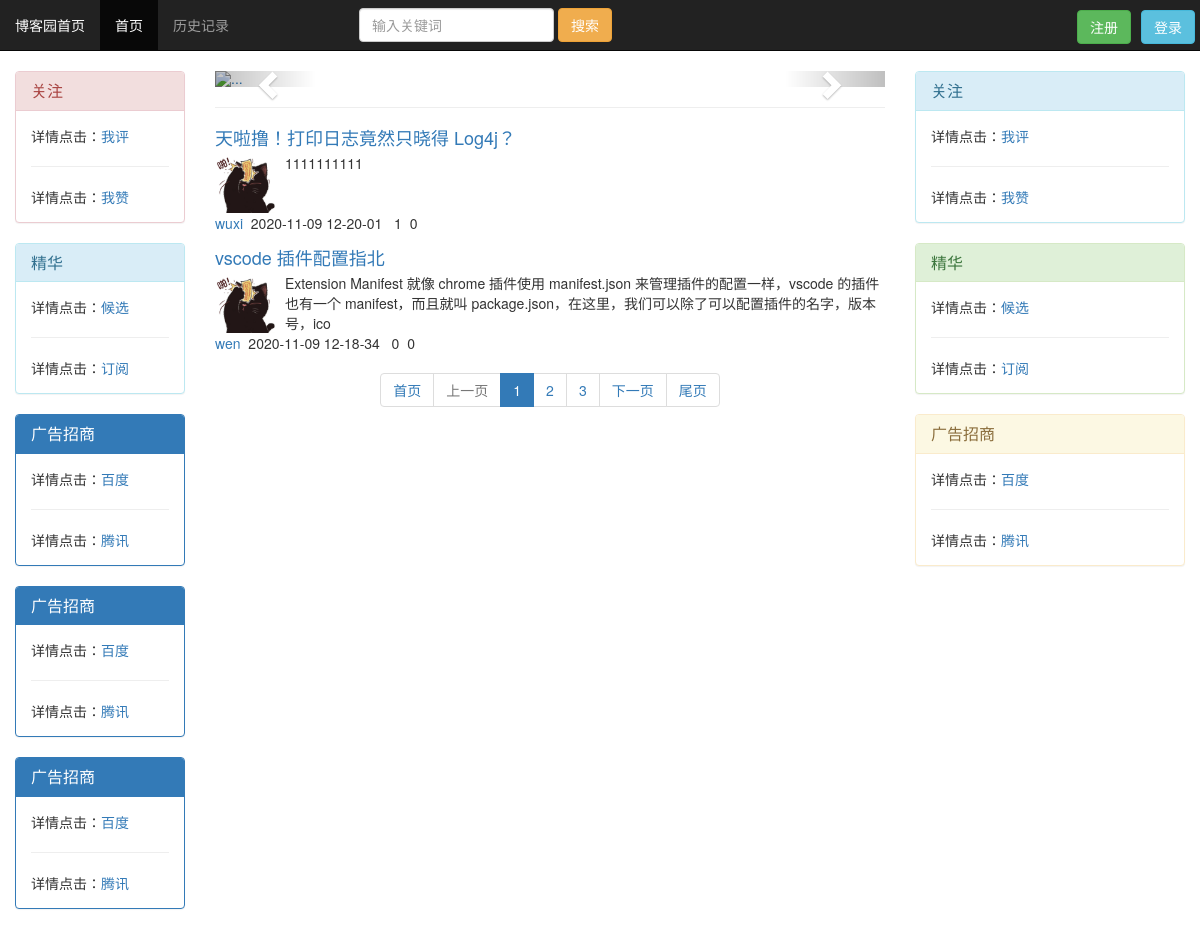
/home/, run on the app's committed database.
### blog/models.py (models this page shows, shortened)
class Article(models.Model):
    name = models.CharField(max_length=32, verbose_name='文章名称')
    description = models.CharField(max_length=128, verbose_name='文章描述')
    content = models.TextField(verbose_name='文章内容')
    create_time = models.DateTimeField(auto_now_add=True, null=True)
    up_num = models.IntegerField(verbose_name='点赞数', default=0)
    down_num = models.IntegerField(verbose_name='点踩数', default=0)
    commit_num = models.IntegerField(verbose_name='评论数', default=0)
    blog = models.ForeignKey(to='Blog', verbose_name='关联博客', on_delete=models.CASCADE, null=True)
    category = models.ForeignKey(to='Category', verbose_name='关联分类', on_delete=models.CASCADE)
    tag = models.ManyToManyField(to='Tag', verbose_name='关联标签')

class User(AbstractUser):
    phone = models.CharField(max_length=15, verbose_name='电话号码')
    head = models.FileField(default='head/default.png', upload_to='head/', verbose_name='头像')
    blog = models.OneToOneField(to='Blog', verbose_name='关联博客', on_delete=models.CASCADE, null=True)

### blog/views.py (the view)
# urls.py: 2. Add a URL to urlpatterns:  path('', views.home, name='home')
def home(request):
    if request.method == 'GET':
        ll = [{'url': 'http://www.baidu.com',
               'img_url': '/static/img/banner1.jpg',
               'message': '火热广告招商'},
              {'url': 'http://www.bilibili.com',
               'img_url': '/static/img/banner2.jpg',
               'message': '体验游戏人生'},
              {'url': 'http://www.xiaomi.com',
               'img_url': '/static/img/banner3.jpg',
               'message': '点我有你好看'},
              ]
        article_list = models.Article.objects.all().order_by('-create_time')
        current_page = request.GET.get('page', 1)
        all_count = article_list.count()
        page_obj = utils.Pagination(current_page=current_page, all_count=all_count, per_page_num=2)
        page_queryset = article_list[page_obj.start:page_obj.end]
        return render(request, 'home.html', {'page_obj': page_obj, 'page_queryset': page_queryset, 'll': ll})

### blog/utils.py (called while the page is built)
    @property
    def start(self):
        return (self.current_page - 1) * self.per_page_num

    @property
    def end(self):
        return self.current_page * self.per_page_num

### templates/home.html (shortened to what this page needs)
<!DOCTYPE html>
<html lang="en">
<head>
    {% load static %}
    <link href="{% static 'bootstrap/css/bootstrap.min.css' %}" rel="stylesheet">
</head>
<body>
<div class="navbar-wrapper">
    <div class="">
        <nav class="navbar navbar-inverse navbar-static-top">
            <div id="navbar" class="navbar-collapse collapse">
                <ul class="nav navbar-nav">
                    <li><a href="#">博客园首页</a></li>
                    <li class="active"><a href="/home/">首页</a></li>
                    <li><a href="#">历史记录</a></li>
                    <li style="margin-left: 100px">
                        <form class="navbar-form navbar-left" role="search">
                            <div class="form-group">
                                <input type="text" class="form-control" placeholder="输入关键词">
                            </div>
                            <button type="submit" class="btn btn-default btn-warning">搜索</button>
                        </form>
                    </li>
                    {% if request.user.is_authenticated %}
                        <li>
                            <button type="button" class="btn btn-primary" data-toggle="modal"
                                    style="margin-top: 10px;margin-left: 450px"
                                    data-target="#exampleModal" data-whatever="@mdo">修改密码
                            </button>
                        </li>
                        <li>
                            <button id="logout" type="button" class="btn btn-info"
                                    style="margin-top: 10px;margin-left: 10px">注销
                            </button>
                        </li>
                        <li>
                            <button id="backend" type="button" class="btn btn-success"
                                    style="margin-top: 10px;margin-left: 10px">后台管理
                            </button>
                        </li>
                    {% else %}
                        <li>
                            <button id="register" type="button" class="btn btn-success"
                                    style="margin-top: 10px;margin-left: 450px">注册
                            </button>
                        </li>
                        <li>
                            <button id="login" type="button" class="btn btn-info"
                                    style="margin-top: 10px;margin-left: 10px">登录
                            </button>
                        </li>
                    {% endif %}
                </ul>
            </div>
        </nav>
    </div>
</div>
<div class="container-fluid">
    <div class="row">
        <div class="col-md-2" id="blog_right">
            <div class="panel panel-danger">
                <div class="panel-heading">
                    <h3 class="panel-title">关注</h3>
                </div>
                <div class="panel-body">
                    详情点击：<a href="">我评</a>
                    <hr>
                    详情点击：<a href="">我赞</a>
                </div>
            </div>
            <div class="panel panel-info">
                <div class="panel-heading">
                    <h3 class="panel-title">精华</h3>
                </div>
                <div class="panel-body">
                    详情点击：<a href="">候选</a>
                    <hr>
                    详情点击：<a href="">订阅</a>
                </div>
            </div>
            <div class="panel panel-primary">
                <div class="panel-heading">
                    <h3 class="panel-title">广告招商</h3>
                </div>
                <div class="panel-body">
                    详情点击：<a href="">百度</a>
                    <hr>
                    详情点击：<a href="">腾讯</a>
                </div>
            </div>
            <div class="panel panel-primary">
                <div class="panel-heading">
                    <h3 class="panel-title">广告招商</h3>
                </div>
                <div class="panel-body">
                    详情点击：<a href="">百度</a>
                    <hr>
                    详情点击：<a href="">腾讯</a>
                </div>
            </div>
            <div class="panel panel-primary">
                <div class="panel-heading">
                    <h3 class="panel-title">广告招商</h3>
                </div>
                <div class="panel-body">
                    详情点击：<a href="">百度</a>
                    <hr>
                    详情点击：<a href="">腾讯</a>
                </div>
            </div>
        </div>
        <div class="col-md-7" id="blog_middle">
            <div class="lbt">
                <div id="carousel-example-generic" class="carousel slide" data-ride="carousel">
                    <ol class="carousel-indicators">
                    </ol>
                    <div class="carousel-inner" role="listbox">
                        <div class="item active">
                            <a href="{{ ll.0.url }}" class="a"><img
                                    src="{{ ll.0.img_url }}"
                                    alt="..." class="img"></a>
                        </div>
                    </div>
                    <a class="left carousel-control" href="#carousel-example-generic" role="button"
                       data-slide="prev">
                        <span class="glyphicon glyphicon-chevron-left" aria-hidden="true"></span>
                    </a>
                    <a class="right carousel-control" href="#carousel-example-generic" role="button"
                       data-slide="next">
                        <span class="glyphicon glyphicon-chevron-right" aria-hidden="true"></span>
                    </a>
                </div>
            </div>
            <hr>
            <div class="article">
                {% for article in page_queryset %}
                    <div class="media">
                        <h4 class="media-heading"><a
                                href="/{{ article.blog.user.username }}/article_detail/{{ article.id }}.html">{{ article.name }}</a>
                        </h4>
                        <div class="media-left">
                            <a href="/blogsite/{{ article.blog.user.username }}/">
                                <img class="media-object" src="/media/{{ article.blog.user.head }}" alt="..."
                                     width="60"
                                     height="60">
                            </a>
                        </div>
                        <div class="media-body">
                            {{ article.description }}
                        </div>
                        <div class="article_bottom "><span><a
                                href="/blogsite/{{ article.blog.user.username }}/">{{ article.blog.user.username }}</a></span>
                            &nbsp;<span>{{ article.create_time|date:'Y-m-d H-i-s' }}</span>
                            &nbsp;<span>&nbsp;{{ article.up_num }}</span>
                            <span class="">&nbsp;{{ article.commit_num }}</span>
                        </div>
                    </div>
                {% endfor %}
                <div class="text-center">{{ page_obj.page_html|safe }}</div>
            </div>
        </div>
        <div class="col-md-3" id="blog_left">
            <div class="panel panel-info">
                <div class="panel-heading">
                    <h3 class="panel-title">关注</h3>
                </div>
                <div class="panel-body">
                    详情点击：<a href="">我评</a>
                    <hr>
                    详情点击：<a href="">我赞</a>
                </div>
            </div>
            <div class="panel panel-success">
                <div class="panel-heading">
                    <h3 class="panel-title">精华</h3>
                </div>
                <div class="panel-body">
                    详情点击：<a href="">候选</a>
                    <hr>
                    详情点击：<a href="">订阅</a>
                </div>
            </div>
            <div class="panel panel-warning">
                <div class="panel-heading">
                    <h3 class="panel-title">广告招商</h3>
                </div>
                <div class="panel-body">
                    详情点击：<a href="">百度</a>
                    <hr>
                    详情点击：<a href="">腾讯</a>
                </div>
            </div>
        </div>
    </div>
</div>
</body>
</html>

### data on the page
Article: name "天啦撸！打印日志竟然只晓得 Log4j？", blog.user.head (placeholder picture), description "1111111111", blog.user.username "wuxi", create_time "2020-11-09 12-20-01", up_num "1", commit_num "0"
Article: name "vscode 插件配置指北", blog.user.head (placeholder picture), description "Extension Manifest 就像 chrome 插件使用 manifest.json 来管理插件的配置一样，vscode 的插件也有一个 manifest，而且就叫 package.json，在这里，我们可以除了可以配置插件的名字，版本号，ico", blog.user.username "wen", create_time "2020-11-09 12-18-34", up_num "0", commit_num "0"

### other printed values
{{ page_obj.page_html|safe }} "首页 上一页 1 2 3 下一页 尾页"
